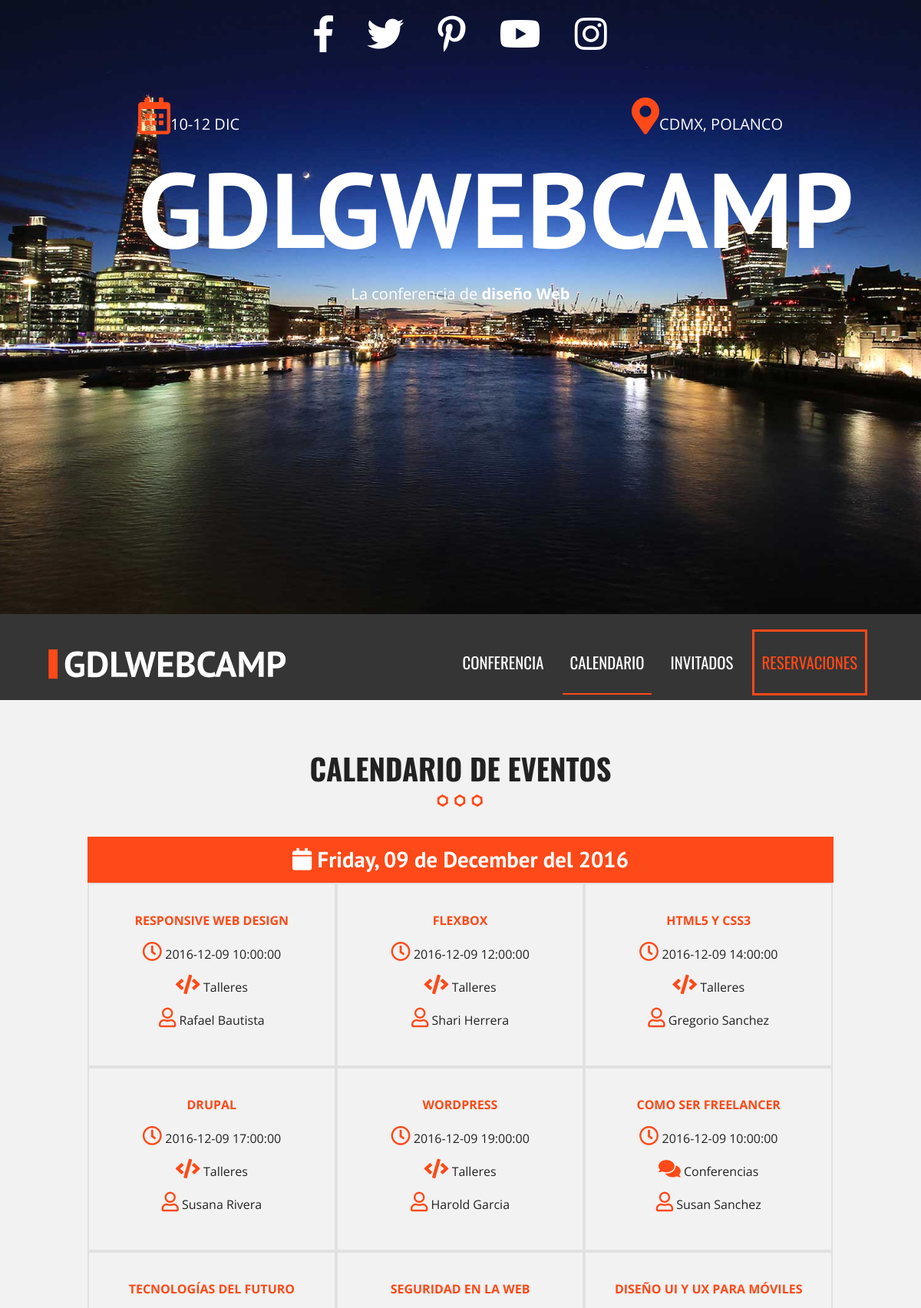
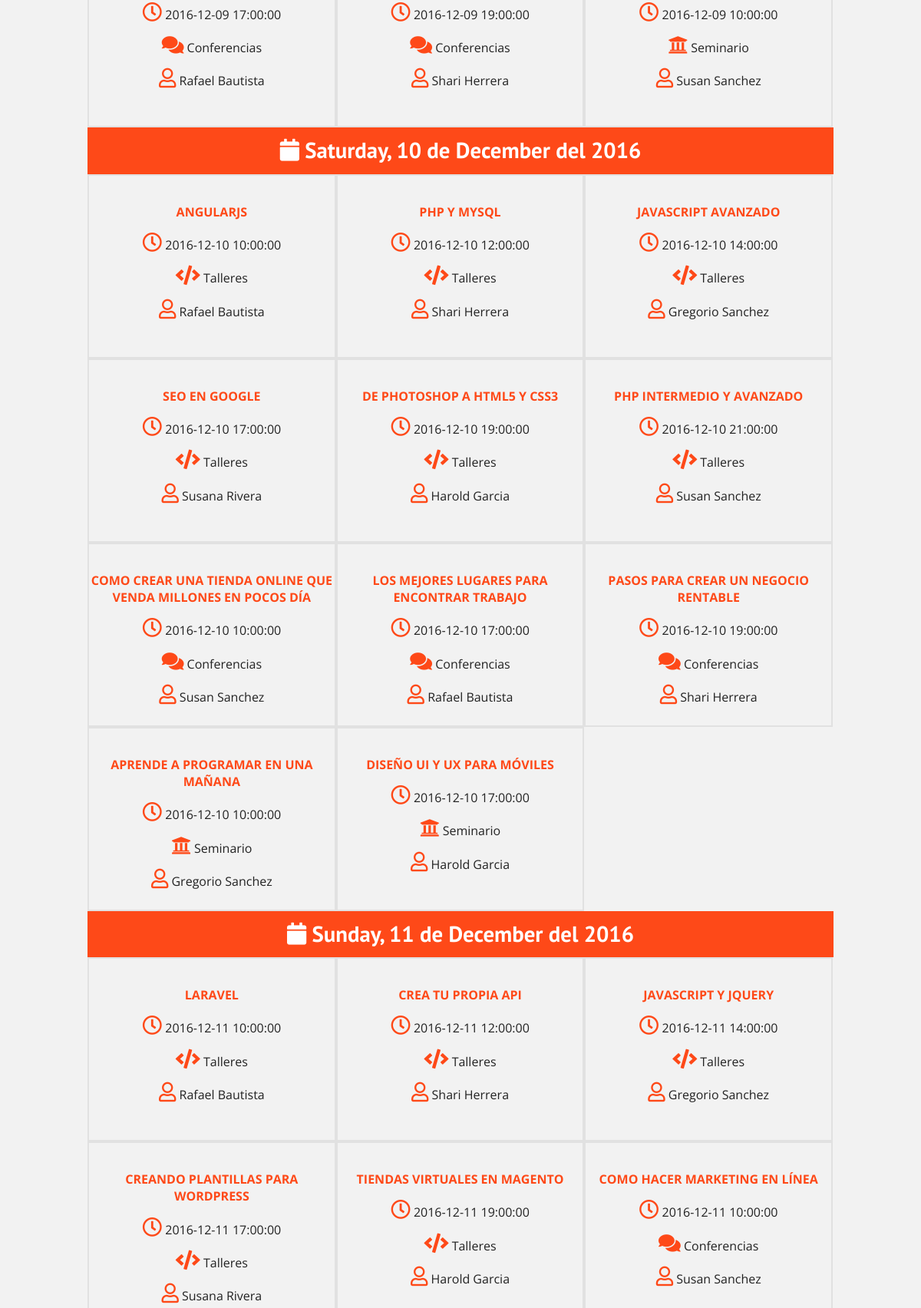
Page /calendario.php (upper part) on the committed database (2 pictures, top to bottom).
### tables this page shows
CREATE TABLE `eventos` (
  `evento_id` tinyint(10) NOT NULL AUTO_INCREMENT,
  `nombre_evento` varchar(60) NOT NULL,
  `fecha_evento` date NOT NULL,
  `hora_evento` time NOT NULL,
  `id_cat_evento` tinyint(10) NOT NULL,
  `id_inv` tinyint(4) NOT NULL,
  `clave` varchar(10) NOT NULL,
  PRIMARY KEY (`evento_id`),
  KEY `id_cat_evento` (`id_cat_evento`),
  KEY `id_inv` (`id_inv`),
  CONSTRAINT `eventos_ibfk_1` FOREIGN KEY (`id_cat_evento`) REFERENCES `categoria_evento` (`id_categoria`),
  CONSTRAINT `eventos_ibfk_2` FOREIGN KEY (`id_inv`) REFERENCES `invitados` (`invitado_id`)
);

CREATE TABLE `categoria_evento` (
  `id_categoria` tinyint(10) NOT NULL AUTO_INCREMENT,
  `cat_evento` varchar(50) NOT NULL,
  `icono` varchar(15) NOT NULL,
  PRIMARY KEY (`id_categoria`)
);

### calendario.php (the view, shortened to what this page needs)
<?php include_once 'includes/templates/header.php';?>
  <section class="seccion contenedor">
    <h2>Calendario de eventos</h2>
    <?php
    try {
      require_once('includes/funciones/bd_conexion.php');
      $sql = "SELECT evento_id, nombre_evento, fecha_evento, hora_evento, cat_evento, icono, nombre_invitado, apellido_invitado ";
      $sql .= " FROM eventos ";
      $sql .= " INNER JOIN categoria_evento ";
      $sql .= " ON eventos.id_cat_evento = categoria_evento.id_categoria ";
      $sql .= " INNER JOIN invitados ";
      $sql .= " ON eventos.id_inv = invitados.invitado_id ";
      $sql .= " ORDER BY evento_id";
      $resultado = $conn->query($sql);
    } catch (\Exception $e) {
      echo $e->getMessage();
    }
     ?>
     <div class="calendario contenedor">
       <?php
       $calendario = array();
        while($eventos = $resultado->fetch_assoc()){
          $fecha = $eventos['fecha_evento'];
          $evento = array(
            'titulo'=>$eventos['nombre_evento'],
            'fecha'=>$eventos['fecha_evento'],
            'hora'=> $eventos['hora_evento'],
            'categoria'=>$eventos['cat_evento'],
            'icono'=>"fas"." ".$eventos['icono'],
            'invitado' => $eventos['nombre_invitado'] . " ". $eventos['apellido_invitado']
          );
          $calendario[$fecha][] = $evento;
          ?>
      <?php } ?>
      <?php
        foreach ($calendario as $dia => $lista_eventos) {?>
          <h3>
            <i class="fa fa-calendar"></i>
            <?php
            echo strftime("%A, %d de %B del %Y", strtotime($dia)); ?>
          </h3>
          <?php foreach ($lista_eventos as $evento) {?>
            <div class="dia">
              <p class="titulo"><?php echo $evento['titulo']; ?></p>
              <p class="hora">
                <i class="far fa-clock" aria-hidden="true"></i>
                <?php echo $evento['fecha'] ." ". $evento['hora'] ; ?>
              </p>
              <p class="categoria">
                <i class="<?php echo $evento['icono'] ?>"></i>
                <?php echo $evento['categoria']; ?></p>
              <p class="invitado">
                <i class="far fa-user"></i>
                <?php echo $evento['invitado']; ?></p>
            </div>
          <?php } ?>
      <?php } ?>
     </div>
  </section>
<?php include_once 'includes/templates/footer.php';?>

### css/main.css (style rules this page uses)
html { color: #222; font-size: 1em; line-height: 1.4; }
:root { --principal:#fe4918; }
html { box-sizing: border-box; }
*, *:before, *:after { box-sizing: inherit; }
body { background-color: #f2f2f2; font-family: 'Open Sans', sans-serif; }
.contenedor { width: 98%; margin: 0 auto; }
@media only screen and (min-width:480px) { .contenedor { width: 95%; } }
@media only screen and (min-width:768px) { .contenedor { width: 90%; } }
@media only screen and (min-width:992px) { .contenedor { width: 90%; max-width: 1100px; } }
.seccion { padding: 30px 0; }
.seccion p { font-size: 1.2em; text-align: center; }
h2 { font-family: 'Oswald', sans-serif; font-size: 2.4em; text-transform: uppercase; text-align: center; }
h2::after { content: ''; margin: 0 auto; background-image: url(../img/separador.png); height: 30px; width: 100px; display: block; }
h3 { font-size: 1.8em; color: var(--principal); font-family: 'PT Sans', sans-serif; margin: 0; }
div.calendario h3 { background-color: #fe4918; clear: both; color: white; text-align: center; padding: 10px 0; }
div.calendario::after { clear: both; display: block; content: ''; }
div.dia { width: 50%; float: left; border: 2px solid #e1e1e1; transition: all .3s ease; }
@media only screen and (min-width:768px) { div.dia { width: 33.3%; min-height: 240px; padding-top: 20px; } }
div.dia p.titulo { color: #fe4918; text-transform: uppercase; font-weight: bold; }
div.dia p { font-size: 1em; }
div.dia i { color: #fe4918; font-size: 1.6em; }

### rows in the picture
eventos: nombre_evento "RESPONSIVE WEB DESIGN", fecha_evento "2016-12-09", hora_evento "10:00:00", id_cat_evento.cat_evento "Talleres", invitado "Rafael Bautista"
eventos: nombre_evento "FLEXBOX", fecha_evento "2016-12-09", hora_evento "12:00:00", id_cat_evento.cat_evento "Talleres", invitado "Shari Herrera"
eventos: nombre_evento "HTML5 Y CSS3", fecha_evento "2016-12-09", hora_evento "14:00:00", id_cat_evento.cat_evento "Talleres", invitado "Gregorio Sanchez"
eventos: nombre_evento "DRUPAL", fecha_evento "2016-12-09", hora_evento "17:00:00", id_cat_evento.cat_evento "Talleres", invitado "Susana Rivera"
eventos: nombre_evento "WORDPRESS", fecha_evento "2016-12-09", hora_evento "19:00:00", id_cat_evento.cat_evento "Talleres", invitado "Harold Garcia"
eventos: nombre_evento "COMO SER FREELANCER", fecha_evento "2016-12-09", hora_evento "10:00:00", id_cat_evento.cat_evento "Conferencias", invitado "Susan Sanchez"
eventos: nombre_evento "TECNOLOGÍAS DEL FUTURO", fecha_evento "2016-12-09", hora_evento "17:00:00", id_cat_evento.cat_evento "Conferencias", invitado "Rafael Bautista"
eventos: nombre_evento "SEGURIDAD EN LA WEB", fecha_evento "2016-12-09", hora_evento "19:00:00", id_cat_evento.cat_evento "Conferencias", invitado "Shari Herrera"
eventos: nombre_evento "DISEÑO UI Y UX PARA MÓVILES", fecha_evento "2016-12-09", hora_evento "10:00:00", id_cat_evento.cat_evento "Seminario", invitado "Susan Sanchez"
eventos: nombre_evento "ANGULARJS", fecha_evento "2016-12-10", hora_evento "10:00:00", id_cat_evento.cat_evento "Talleres", invitado "Rafael Bautista"
eventos: nombre_evento "PHP Y MYSQL", fecha_evento "2016-12-10", hora_evento "12:00:00", id_cat_evento.cat_evento "Talleres", invitado "Shari Herrera"
eventos: nombre_evento "JAVASCRIPT AVANZADO", fecha_evento "2016-12-10", hora_evento "14:00:00", id_cat_evento.cat_evento "Talleres", invitado "Gregorio Sanchez"
eventos: nombre_evento "SEO EN GOOGLE", fecha_evento "2016-12-10", hora_evento "17:00:00", id_cat_evento.cat_evento "Talleres", invitado "Susana Rivera"
eventos: nombre_evento "DE PHOTOSHOP A HTML5 Y CSS3", fecha_evento "2016-12-10", hora_evento "19:00:00", id_cat_evento.cat_evento "Talleres", invitado "Harold Garcia"
eventos: nombre_evento "PHP INTERMEDIO Y AVANZADO", fecha_evento "2016-12-10", hora_evento "21:00:00", id_cat_evento.cat_evento "Talleres", invitado "Susan Sanchez"
eventos: nombre_evento "COMO CREAR UNA TIENDA ONLINE QUE VENDA MILLONES EN POCOS DÍA", fecha_evento "2016-12-10", hora_evento "10:00:00", id_cat_evento.cat_evento "Conferencias", invitado "Susan Sanchez"
eventos: nombre_evento "LOS MEJORES LUGARES PARA ENCONTRAR TRABAJO", fecha_evento "2016-12-10", hora_evento "17:00:00", id_cat_evento.cat_evento "Conferencias", invitado "Rafael Bautista"
eventos: nombre_evento "PASOS PARA CREAR UN NEGOCIO RENTABLE", fecha_evento "2016-12-10", hora_evento "19:00:00", id_cat_evento.cat_evento "Conferencias", invitado "Shari Herrera"
eventos: nombre_evento "APRENDE A PROGRAMAR EN UNA MAÑANA", fecha_evento "2016-12-10", hora_evento "10:00:00", id_cat_evento.cat_evento "Seminario", invitado "Gregorio Sanchez"
eventos: nombre_evento "DISEÑO UI Y UX PARA MÓVILES", fecha_evento "2016-12-10", hora_evento "17:00:00", id_cat_evento.cat_evento "Seminario", invitado "Harold Garcia"
eventos: nombre_evento "LARAVEL", fecha_evento "2016-12-11", hora_evento "10:00:00", id_cat_evento.cat_evento "Talleres", invitado "Rafael Bautista"
eventos: nombre_evento "CREA TU PROPIA API", fecha_evento "2016-12-11", hora_evento "12:00:00", id_cat_evento.cat_evento "Talleres", invitado "Shari Herrera"
eventos: nombre_evento "JAVASCRIPT Y JQUERY", fecha_evento "2016-12-11", hora_evento "14:00:00", id_cat_evento.cat_evento "Talleres", invitado "Gregorio Sanchez"
eventos: nombre_evento "CREANDO PLANTILLAS PARA WORDPRESS", fecha_evento "2016-12-11", hora_evento "17:00:00", id_cat_evento.cat_evento "Talleres", invitado "Susana Rivera"
eventos: nombre_evento "TIENDAS VIRTUALES EN MAGENTO", fecha_evento "2016-12-11", hora_evento "19:00:00", id_cat_evento.cat_evento "Talleres", invitado "Harold Garcia"
eventos: nombre_evento "COMO HACER MARKETING EN LÍNEA", fecha_evento "2016-12-11", hora_evento "10:00:00", id_cat_evento.cat_evento "Conferencias", invitado "Susan Sanchez"

### other values in the picture
strftime("%A, %d de %B del %Y", strtotime($dia)) "Friday, 09 de December del 2016"
strftime("%A, %d de %B del %Y", strtotime($dia)) "Saturday, 10 de December del 2016"
strftime("%A, %d de %B del %Y", strtotime($dia)) "Sunday, 11 de December del 2016"
